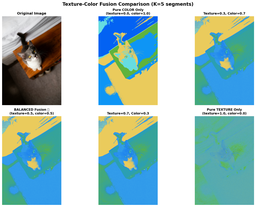
#> input picture data/output/texture_color_comparison.png, 256 x 207 px, shrunk from 1828 x 1477 before the run
$ python compare_texture_color.py --input data/output/texture_color_comparison.png
#> lines starting #> are read from the running program, lines starting #| are printed output that depends on the picture
#> in compare_texture_color_weights, image_bgr is the input picture: shape (207, 256, 3); mean B, G, R 191.3, 192.9, 158.4
#|  Image loaded: 256 x 207 pixels
### src/features.py

import cv2
import numpy as np
from skimage.feature import local_binary_pattern


def convert_to_hsv(image_bgr):

    image_hsv = cv2.cvtColor(image_bgr, cv2.COLOR_BGR2HSV)
#> image_hsv: shape (207, 256, 3); mean H, S, V 45, 94.1, 212.8
    return image_hsv


def compute_lbp(image_gray, P=8, R=1):

    # The method="uniform" looks for common patterns
    # It makes the LBP more stable and useful
    lbp = local_binary_pattern(image_gray, P, R, method="uniform")
    return lbp


def extract_color_features(image_bgr):

    # Convert to HSV
    image_hsv = convert_to_hsv(image_bgr)

    # Split into separate channels
    H = image_hsv[:, :, 0]  # Hue channel
    S = image_hsv[:, :, 1]  # Saturation channel
    V = image_hsv[:, :, 2]  # Value channel

    # Normalize to [0, 1] range so they work well with LBP later
    # Hue is 0-179, so divide by 179
    # S and V are 0-255, so divide by 255
    H_norm = H.astype(np.float32) / 179.0
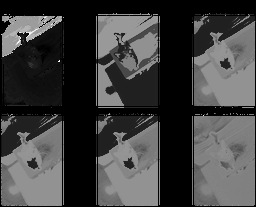
#> H_norm: shape (207, 256) float32; min 0, max 0.994, mean 0.251
    S_norm = S.astype(np.float32) / 255.0
    V_norm = V.astype(np.float32) / 255.0

    # Stack them back together into one 3D array
    # Shape will be (height, width, 3)
    hsv_features = np.stack([H_norm, S_norm, V_norm], axis=2)
#> hsv_features: shape (207, 256, 3) float32; mean H, S, V 0.251, 0.369, 0.834

    return hsv_features


def extract_texture_features(image_bgr, P=8, R=1):

    # LBP works on grayscale images (black and white)
    # So first, convert the color image to grayscale
#> called with P = 8, R = 1
    image_gray = cv2.cvtColor(image_bgr, cv2.COLOR_BGR2GRAY)
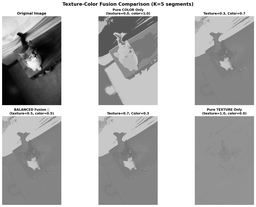
#> image_gray: shape (207, 256); min 0, max 255, mean 182.4

    # Compute LBP
    lbp = compute_lbp(image_gray, P, R)
#> in compute_lbp, `lbp = local_binary_pattern(image_gray, P, R, method="uniform")`:
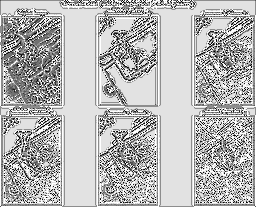
#> lbp: shape (207, 256) float64; min 0, max 9, mean 6.48; drawn with min black and max white

    # Normalize to [0, 1] range
    # LBP values can be 0 to 58 (for P=8, method="uniform")
    # We'll just divide by the maximum value in the image
    lbp_max = lbp.max()
#> lbp_max = 9
    if lbp_max > 0:
        lbp_norm = lbp.astype(np.float32) / lbp_max
    else:
        lbp_norm = lbp.astype(np.float32)

    return lbp_norm


def extract_all_features(image_bgr, P=8, R=1):

    hsv_features = extract_color_features(image_bgr)
    lbp_features = extract_texture_features(image_bgr, P, R)

    return hsv_features, lbp_features

### src/fusion.py


import numpy as np


def build_feature_matrix(lbp_features, hsv_features, weights=None):


    # Get image dimensions
    height, width = lbp_features.shape
    num_pixels = height * width

    # Set default weights if none provided
    if weights is None:
        weights = {
            'texture': 0.5,   # 50% importance to texture
            'hue': 0.2,       # 20% importance to hue (color type)
            'sat': 0.15,      # 15% importance to saturation (color strength)
            'val': 0.15       # 15% importance to value (brightness)
        }

    # Extract individual color channels
    H = hsv_features[:, :, 0]  # Hue
    S = hsv_features[:, :, 1]  # Saturation
    V = hsv_features[:, :, 2]  # Value

    # Flatten everything into 1D arrays (like unrolling a carpet into a line)
    # This converts from 2D (image) to 1D (list of pixels)
    lbp_flat = lbp_features.flatten()
    H_flat = H.flatten()
    S_flat = S.flatten()
    V_flat = V.flatten()

    # Apply weights
    lbp_weighted = lbp_flat * weights['texture']
    H_weighted = H_flat * weights['hue']
    S_weighted = S_flat * weights['sat']
    V_weighted = V_flat * weights['val']

    # Stack them together into a matrix
    # Each row = one pixel's complete feature vector
    feature_matrix = np.column_stack([
        lbp_weighted,
        H_weighted,
        S_weighted,
        V_weighted
    ])

    # feature_matrix shape: (num_pixels, 4)
    # Row 0 = pixel 0's features: [LBP, H, S, V]
    # Row 1 = pixel 1's features: [LBP, H, S, V]
    # ...

    return feature_matrix, (height, width)


# [5 lines left out: function compute_pixel_similarity, not called in this run]


def normalize_features(feature_matrix):

    # For each feature column, find min and max
    min_vals = feature_matrix.min(axis=0)
    max_vals = feature_matrix.max(axis=0)

    # Avoid division by zero
    # If all values in a column are the same, max_vals = min_vals
    range_vals = max_vals - min_vals
    range_vals[range_vals == 0] = 1.0  # Prevent division by zero

    # Scale: (value - min) / (max - min)
    # This transforms each column to [0, 1] range
    normalized_matrix = (feature_matrix - min_vals) / range_vals

    return normalized_matrix


def adjust_weights(texture_importance=0.5):

    # Make sure texture_importance is between 0 and 1
    texture_importance = max(0.0, min(1.0, texture_importance))

    # Remaining importance goes to color (split equally among H, S, V)
    color_importance = 1.0 - texture_importance
    individual_color_weight = color_importance / 3.0  # Divide by 3 for H, S, V

    weights = {
        'texture': texture_importance,
        'hue': individual_color_weight,
        'sat': individual_color_weight,
        'val': individual_color_weight
    }

    return weights

### src/segment_kmeans.py


import numpy as np
from sklearn.cluster import KMeans


def segment_image_kmeans(feature_matrix, k=4, random_state=42):

    # Create KMeans model
    # n_clusters = how many groups we want
    # random_state = makes it reproducible
    # n_init = number of times to run with different starting points
    kmeans = KMeans(
        n_clusters=k,
        random_state=random_state,
        n_init=10
    )

    # Fit the model and predict cluster labels
    # This is where the magic happens!
    # KMeans looks at all pixels and groups them
    labels = kmeans.fit_predict(feature_matrix)

    return labels


def reshape_labels_to_image(labels, original_shape):

    height, width = original_shape
    label_image = labels.reshape(height, width)
    return label_image


def create_colored_segmentation(label_image, k):

    height, width = label_image.shape

    # Create an empty RGB image
    colored_seg = np.zeros((height, width, 3), dtype=np.uint8)

    # Create random colors for each cluster
    # We use a fixed random seed so colors are consistent
    np.random.seed(42)
    colors = np.random.randint(0, 255, size=(k, 3), dtype=np.uint8)

    # Assign colors to each pixel based on its cluster
    for cluster_id in range(k):
        # Find all pixels in this cluster
        mask = (label_image == cluster_id)
        # Color them with the cluster's color
        colored_seg[mask] = colors[cluster_id]

    return colored_seg


def segment_pipeline(feature_matrix, original_shape, k=4):

    # Step 1: Cluster the pixels
    labels = segment_image_kmeans(feature_matrix, k=k)

    # Step 2: Reshape to image
    label_image = reshape_labels_to_image(labels, original_shape)

    # Step 3: Create colored visualization
    colored_seg = create_colored_segmentation(label_image, k)

    return label_image, colored_seg

### compare_texture_color.py

import os
import argparse
import cv2
import numpy as np
import matplotlib.pyplot as plt

from src.features import extract_all_features
from src.fusion import build_feature_matrix, normalize_features, adjust_weights
from src.segment_kmeans import segment_pipeline


def compare_texture_color_weights(input_path, k=5, weights=[0.0, 0.3, 0.5, 0.7, 1.0], save_path=None):


    print("\n" + "="*60)
    print(" TEXTURE vs COLOR COMPARISON")
    print("="*60)

    # Load image
    print(f"\n Loading image: {input_path}")
    image_bgr = cv2.imread(input_path)

    if image_bgr is None:
        print(f" ERROR: Could not load image from {input_path}")
        return

    original_rgb = cv2.cvtColor(image_bgr, cv2.COLOR_BGR2RGB)
    print(f" Image loaded: {image_bgr.shape[1]} x {image_bgr.shape[0]} pixels")

    # Extract features ONCE
    print(f"\nExtracting features...")
    hsv_features, lbp_features = extract_all_features(image_bgr)
    print(f"Features ready!")

    # Segment with different weights
    print(f"\n Segmenting with K={k} and different texture/color weights...")

    segmentations = []
    for weight in weights:
        print(f"   Processing texture_weight={weight:.1f}...")

        # Adjust weights for this iteration
        w = adjust_weights(texture_importance=weight)
        feature_matrix, original_shape = build_feature_matrix(
            lbp_features, hsv_features, weights=w
        )
        feature_matrix = normalize_features(feature_matrix)

        # Segment
        _, colored_seg = segment_pipeline(feature_matrix, original_shape, k=k)
        segmentations.append(colored_seg)
#> this loop made 5 passes
#> pass 1, in reshape_labels_to_image, `label_image = labels.reshape(height, width)`:
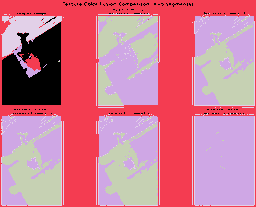
#> label_image: shape (207, 256) int32; 5 distinct labels, from 0 to 4; one colour per label, 0 black
#> pass 1, in segment_pipeline, `colored_seg = create_colored_segmentation(label_image, k)`:
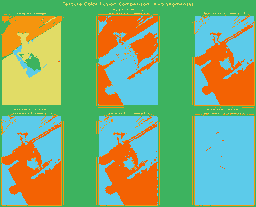
#> colored_seg: shape (207, 256, 3); mean of channels 0, 1, 2 117.4, 172.9, 126.2; drawn as B, G, R
#> pass 2, in segment_pipeline (call 2), `colored_seg = create_colored_segmentation(label_image, k)`:
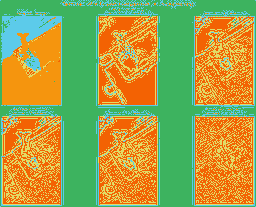
#> colored_seg: shape (207, 256, 3); mean of channels 0, 1, 2 75.2, 161.5, 162; drawn as B, G, R
#> after the loop, segmentations = 5 items

    print(f"All segmentations complete!")

    # Create comparison visualization
    print(f"\nCreating comparison visualization...")

    num_results = len(weights) + 1  # +1 for original
    fig, axes = plt.subplots(2, 3, figsize=(15, 10))
    axes = axes.flatten()

    # Show original
    axes[0].imshow(original_rgb)
    axes[0].set_title("Original Image", fontsize=12, fontweight='bold')
    axes[0].axis('off')

    # Show each segmentation
    for i, (weight, seg) in enumerate(zip(weights, segmentations)):
        idx = i + 1
        axes[idx].imshow(seg)

        # Create descriptive title
        if weight == 0.0:
            title = f"Pure COLOR Only\n(texture={weight:.1f}, color={1-weight:.1f})"
        elif weight == 1.0:
            title = f"Pure TEXTURE Only\n(texture={weight:.1f}, color={1-weight:.1f})"
        elif weight == 0.5:
            title = f"BALANCED Fusion \n(texture={weight:.1f}, color={1-weight:.1f})"
        else:
            title = f"Texture={weight:.1f}, Color={1-weight:.1f}"

        axes[idx].set_title(title, fontsize=11, fontweight='bold')
        axes[idx].axis('off')
#> this loop made 5 passes
#> (weight, title) on passes 2, 4: (0.3, 'Texture=0.3, Color=0.7'), (0.7, 'Texture=0.7, Color=0.3')
#> weight on passes 1, 3, 5: 0, 0.5, 1

    # Hide extra subplot if we have one
    if len(axes) > num_results:
        axes[-1].axis('off')

    plt.suptitle(
        f"Texture-Color Fusion Comparison (K={k} segments)",
        fontsize=16,
        fontweight='bold',
        y=0.98
    )
    plt.tight_layout()

    # Save if requested
    if save_path:
        os.makedirs(os.path.dirname(save_path), exist_ok=True)
        plt.savefig(save_path, dpi=150, bbox_inches='tight')
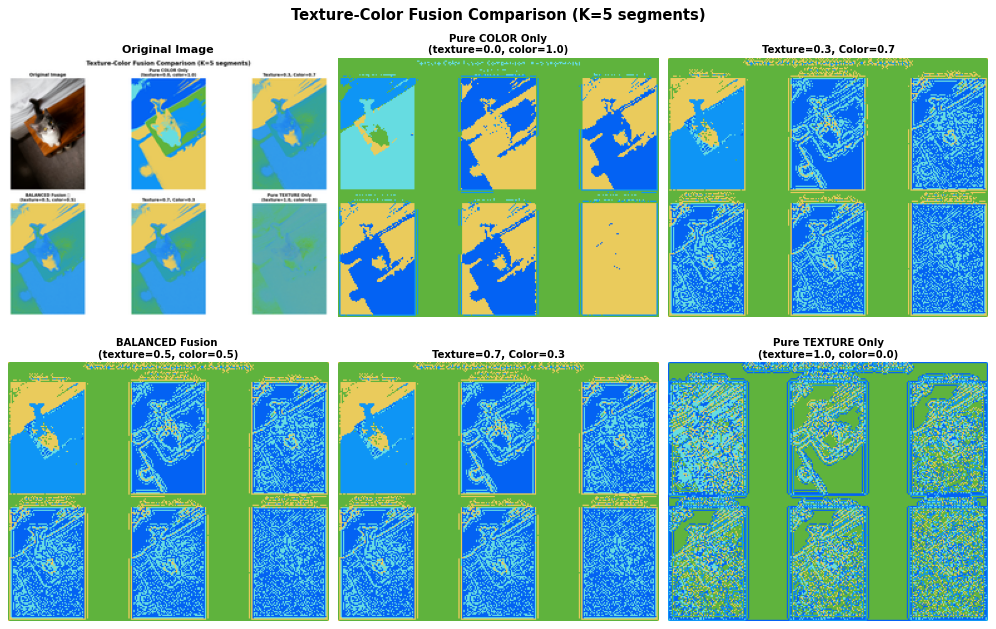
#> figure drawn by matplotlib, 6 panels
        print(f"Saved comparison to: {save_path}")

    plt.show()

    print("\n" + "="*60)
    print("TEXTURE-COLOR COMPARISON COMPLETE!")
    print("="*60)
    print("\n Observations:")
    print("   • Pure COLOR (0.0): Groups by color only, ignores texture")
    print("   • Pure TEXTURE (1.0): Groups by texture only, ignores color")
    print("   • BALANCED (0.5): Best of both worlds! ")
    print("\n   Notice how the balanced approach often gives the most")
    print("   meaningful segmentation by considering BOTH properties!")
    print("="*60 + "\n")


if __name__ == "__main__":
    parser = argparse.ArgumentParser(
        description="Compare segmentation with different texture/color weights"
    )

    parser.add_argument(
        "--input",
        type=str,
        required=True,
        help="Path to input image"
    )

    parser.add_argument(
        "--k",
        type=int,
        default=5,
        help="Number of segments (default: 5)"
    )

    parser.add_argument(
        "--weights",
        type=float,
        nargs='+',
        default=[0.0, 0.3, 0.5, 0.7, 1.0],
        help="List of texture weights to compare (default: 0.0 0.3 0.5 0.7 1.0)"
    )

    parser.add_argument(
        "--save",
        type=str,
        default="data/output/texture_color_comparison.png",
        help="Where to save comparison (default: data/output/texture_color_comparison.png)"
    )

    args = parser.parse_args()

    compare_texture_color_weights(
        input_path=args.input,
        k=args.k,
        weights=args.weights,
        save_path=args.save
    )

$ run again, with data/output/photo_2_comparison_k5.png copied over data/output/texture_color_comparison.png
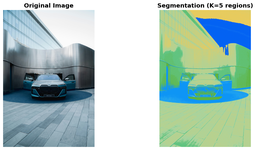
#> input picture data/output/photo_2_comparison_k5.png, 256 x 150 px, shrunk from 1251 x 734 before the run
#> in compare_texture_color_weights, image_bgr is the input picture: shape (150, 256, 3); mean B, G, R 189.9, 198.1, 173.8
#|  Image loaded: 256 x 150 pixels
#> image_hsv: shape (150, 256, 3); mean H, S, V 51.6, 59.8, 208.5
#> hsv_features: shape (150, 256, 3) float32; mean H, S, V 0.288, 0.235, 0.818
#> in compute_lbp, `lbp = local_binary_pattern(image_gray, P, R, method="uniform")`:
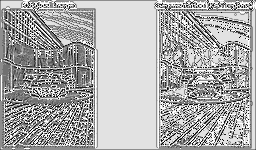
#> lbp: shape (150, 256) float64; min 0, max 9, mean 6.07; drawn with min black and max white
#> lbp_max = 9
#> the loop in compare_texture_color_weights, `for weight in weights:` made 5 passes
#> pass 2, in segment_pipeline (call 2), `colored_seg = create_colored_segmentation(label_image, k)`:
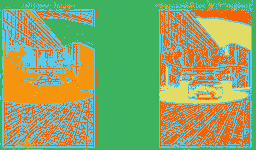
#> colored_seg: shape (150, 256, 3); mean of channels 0, 1, 2 104.5, 166.1, 138.8; drawn as B, G, R
#> after the loop in compare_texture_color_weights, `for weight in weights:`: segmentations = 5 items
#> the loop in compare_texture_color_weights, `for i, (weight, seg) in enumerate(zip(weights, segmentations)):` made 5 passes
#> (weight, title) on passes 2, 4: (0.3, 'Texture=0.3, Color=0.7'), (0.7, 'Texture=0.7, Color=0.3')

$ run again, with data/output/photo_comparison_k5.png copied over data/output/texture_color_comparison.png
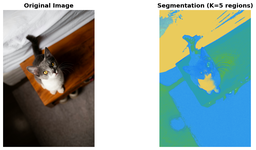
#> input picture data/output/photo_comparison_k5.png, 256 x 150 px, shrunk from 1251 x 734 before the run
#> in compare_texture_color_weights, image_bgr is the input picture: shape (150, 256, 3); mean B, G, R 166.9, 169.9, 151.2
#|  Image loaded: 256 x 150 pixels
#> image_hsv: shape (150, 256, 3); mean H, S, V 38.5, 92.2, 188.2
#> hsv_features: shape (150, 256, 3) float32; mean H, S, V 0.215, 0.362, 0.738
#> lbp_max = 9
#> the loop in compare_texture_color_weights, `for weight in weights:` made 5 passes
#> pass 2, in segment_pipeline (call 2), `colored_seg = create_colored_segmentation(label_image, k)`:
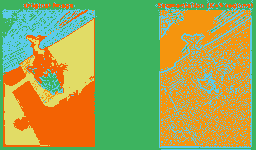
#> colored_seg: shape (150, 256, 3); mean of channels 0, 1, 2 86, 168, 153.6; drawn as B, G, R
#> after the loop in compare_texture_color_weights, `for weight in weights:`: segmentations = 5 items
#> the loop in compare_texture_color_weights, `for i, (weight, seg) in enumerate(zip(weights, segmentations)):` made 5 passes
#> (weight, title) on passes 2, 4: (0.3, 'Texture=0.3, Color=0.7'), (0.7, 'Texture=0.7, Color=0.3')
